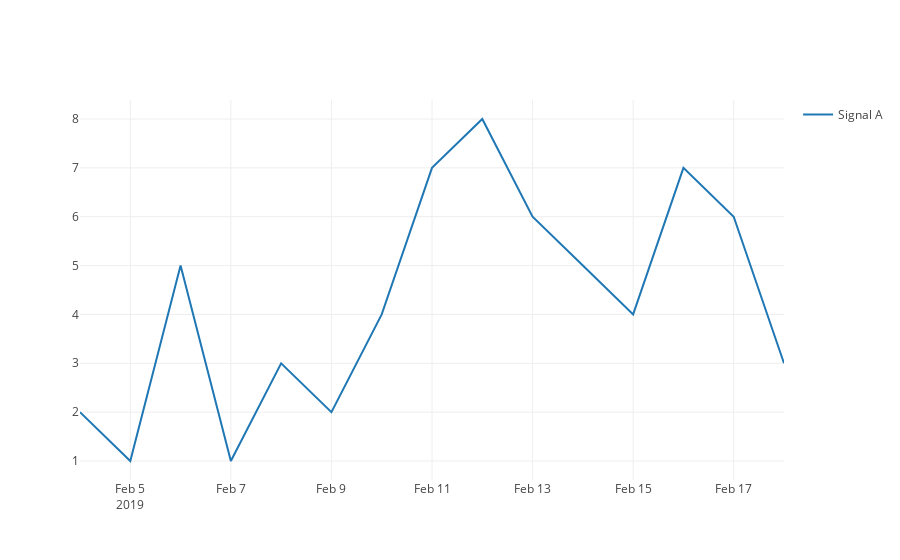

Write notebook code for a chart like this one.
### Markdown cell above
有时候我们只需要线，但不想看到数据点，我们可以通过修改trace的mode来实现这一点：

### Code cell
trace_1 = go.Scatter(
    x = df.index,
    y = df['A'],
    mode = 'lines', # mode默认为lines+markers，即既有线又有点，此处改为只有线
    name = 'Signal A') 

layout = go.Layout(showlegend=True) # 我们之前画单线时都没有图例，这里通过调节layout强制显示图例

fig = go.Figure(data=[trace_1], layout=layout) 

plotly.offline.iplot(fig)

### Figure 1 — Plotly figure (JSON) as saved in the notebook; plotly's stock layout.template omitted (floating-point values rounded to 4 significant figures)
{"data": [{"mode": "lines", "name": "Signal A", "type": "scatter", "uid": "838663e4-5935-11e9-9bb5-c8d3ffec4c05", "x": ["2019-02-04", "2019-02-05", "2019-02-06", "2019-02-07", "2019-02-08", "2019-02-09", "2019-02-10", "2019-02-11", "2019-02-12", "2019-02-13", "2019-02-14", "2019-02-15", "2019-02-16", "2019-02-17", "2019-02-18"], "y": [2, 1, 5, 1, 3, 2, 4, 7, 8, 6, 5, 4, 7, 6, 3]}], "layout": {"showlegend": true}}
